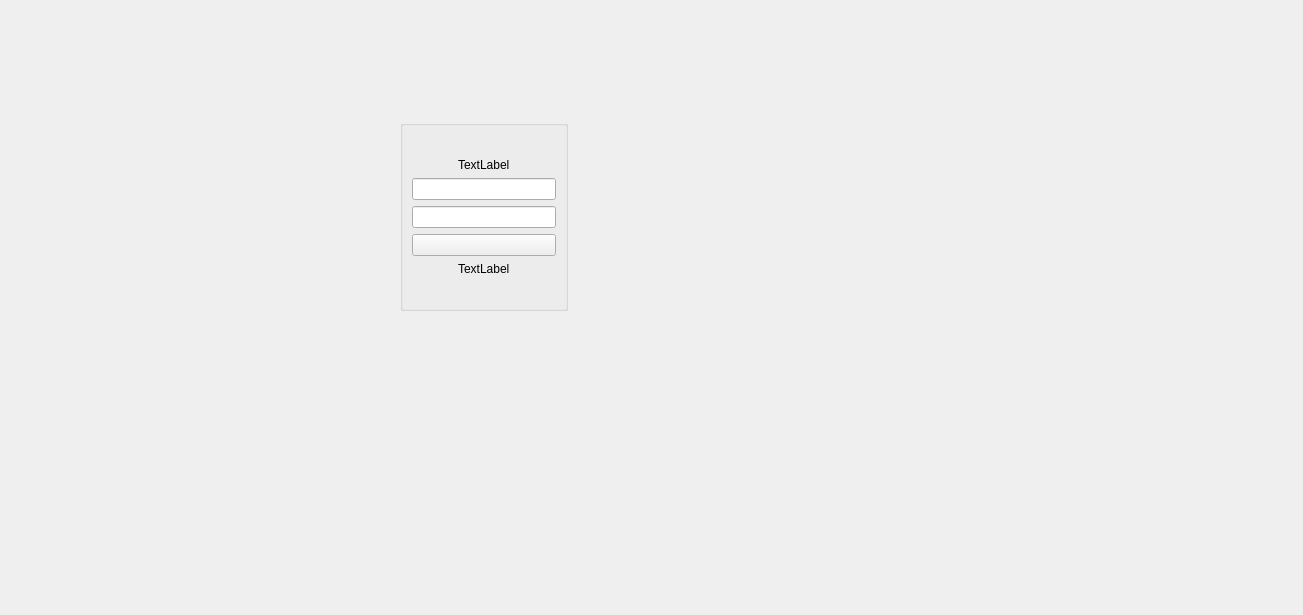
<?xml version="1.0" encoding="UTF-8"?>
<ui version="4.0">
 <class>MainWindow</class>
 <widget class="QMainWindow" name="MainWindow">
  <property name="geometry">
   <rect>
    <x>0</x>
    <y>0</y>
    <width>1303</width>
    <height>615</height>
   </rect>
  </property>
  <property name="windowTitle">
   <string>MainWindow</string>
  </property>
  <widget class="QWidget" name="centralwidget">
   <widget class="QGroupBox" name="groupBox">
    <property name="geometry">
     <rect>
      <x>400</x>
      <y>120</y>
      <width>168</width>
      <height>191</height>
     </rect>
    </property>
    <property name="title">
     <string/>
    </property>
    <layout class="QVBoxLayout" name="verticalLayout_2">
     <item>
      <spacer name="verticalSpacer">
       <property name="orientation">
        <enum>Qt::Vertical</enum>
       </property>
       <property name="sizeHint" stdset="0">
        <size>
         <width>20</width>
         <height>40</height>
        </size>
       </property>
      </spacer>
     </item>
     <item>
      <layout class="QVBoxLayout" name="verticalLayout">
       <item alignment="Qt::AlignHCenter">
        <widget class="QLabel" name="loginLabel">
         <property name="text">
          <string>TextLabel</string>
         </property>
        </widget>
       </item>
       <item>
        <widget class="QLineEdit" name="usernameLineEdit"/>
       </item>
       <item>
        <widget class="QLineEdit" name="passwordLineEdit"/>
       </item>
       <item>
        <widget class="QPushButton" name="loginButton">
         <property name="text">
          <string/>
         </property>
        </widget>
       </item>
       <item alignment="Qt::AlignHCenter">
        <widget class="QLabel" name="statusLabel">
         <property name="text">
          <string>TextLabel</string>
         </property>
        </widget>
       </item>
      </layout>
     </item>
     <item>
      <spacer name="verticalSpacer_2">
       <property name="orientation">
        <enum>Qt::Vertical</enum>
       </property>
       <property name="sizeHint" stdset="0">
        <size>
         <width>20</width>
         <height>40</height>
        </size>
       </property>
      </spacer>
     </item>
    </layout>
   </widget>
  </widget>
 </widget>
 <resources/>
 <connections/>
</ui>
